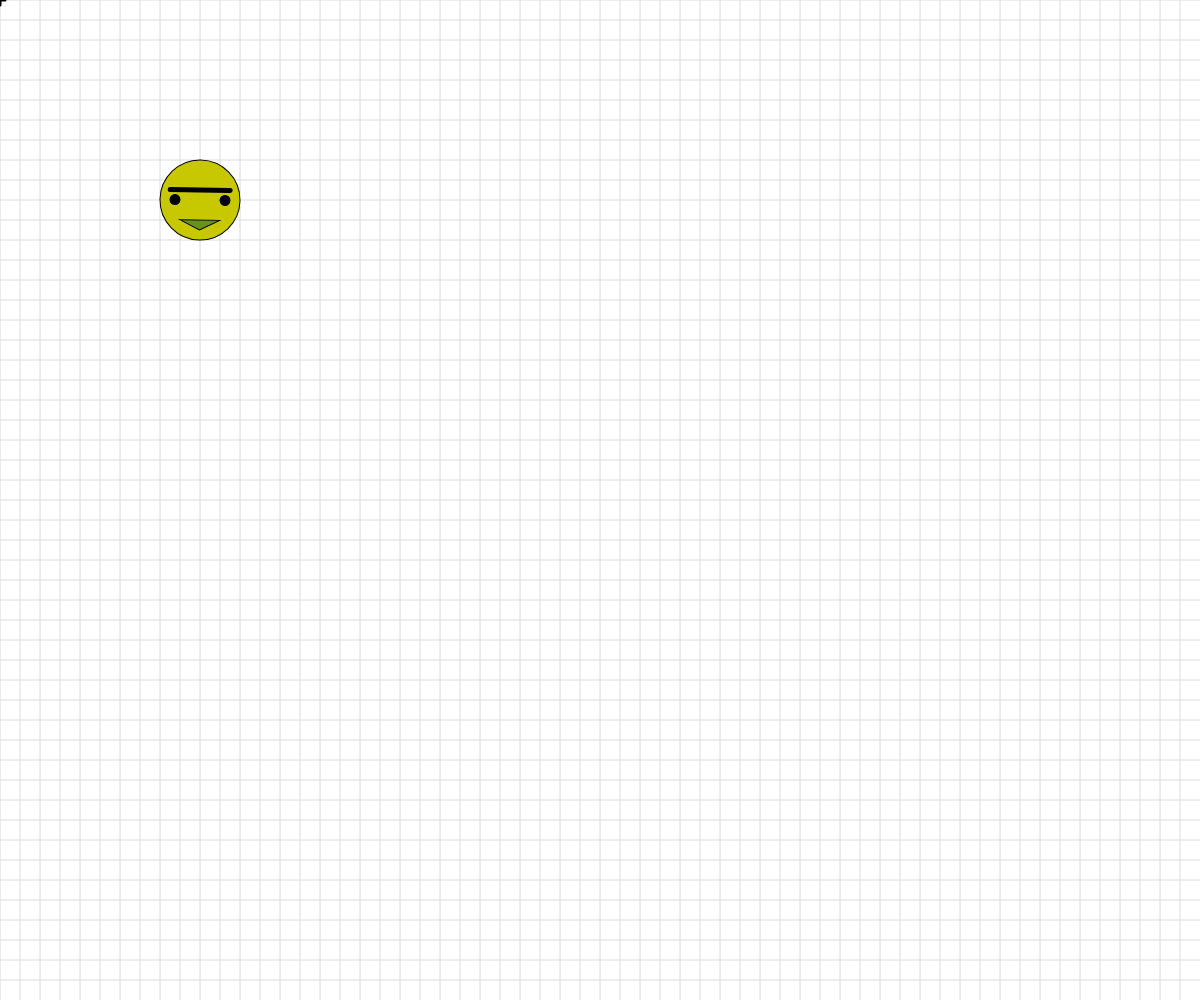
Frame 1 (no input)
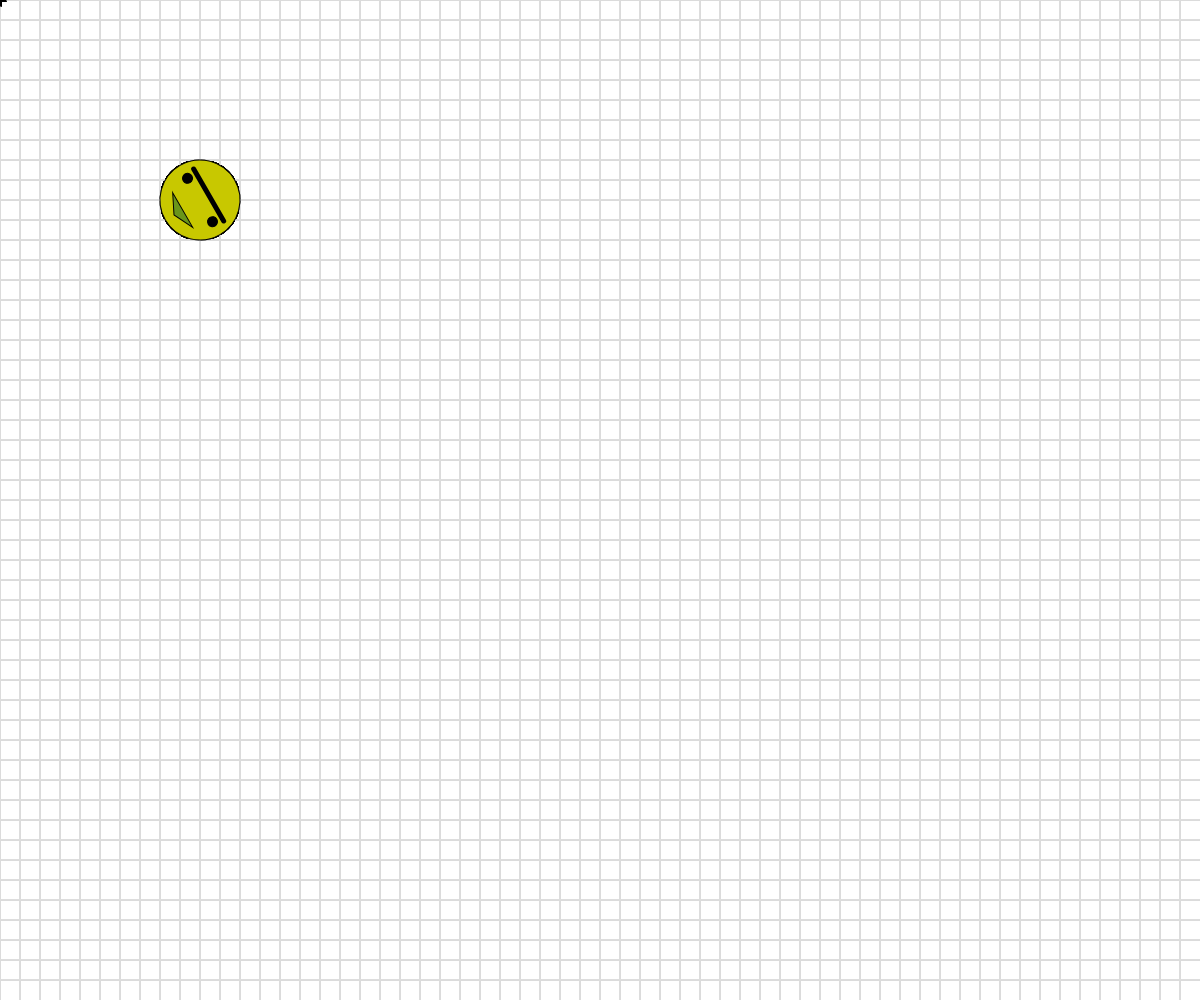
Frame 60 (no input)
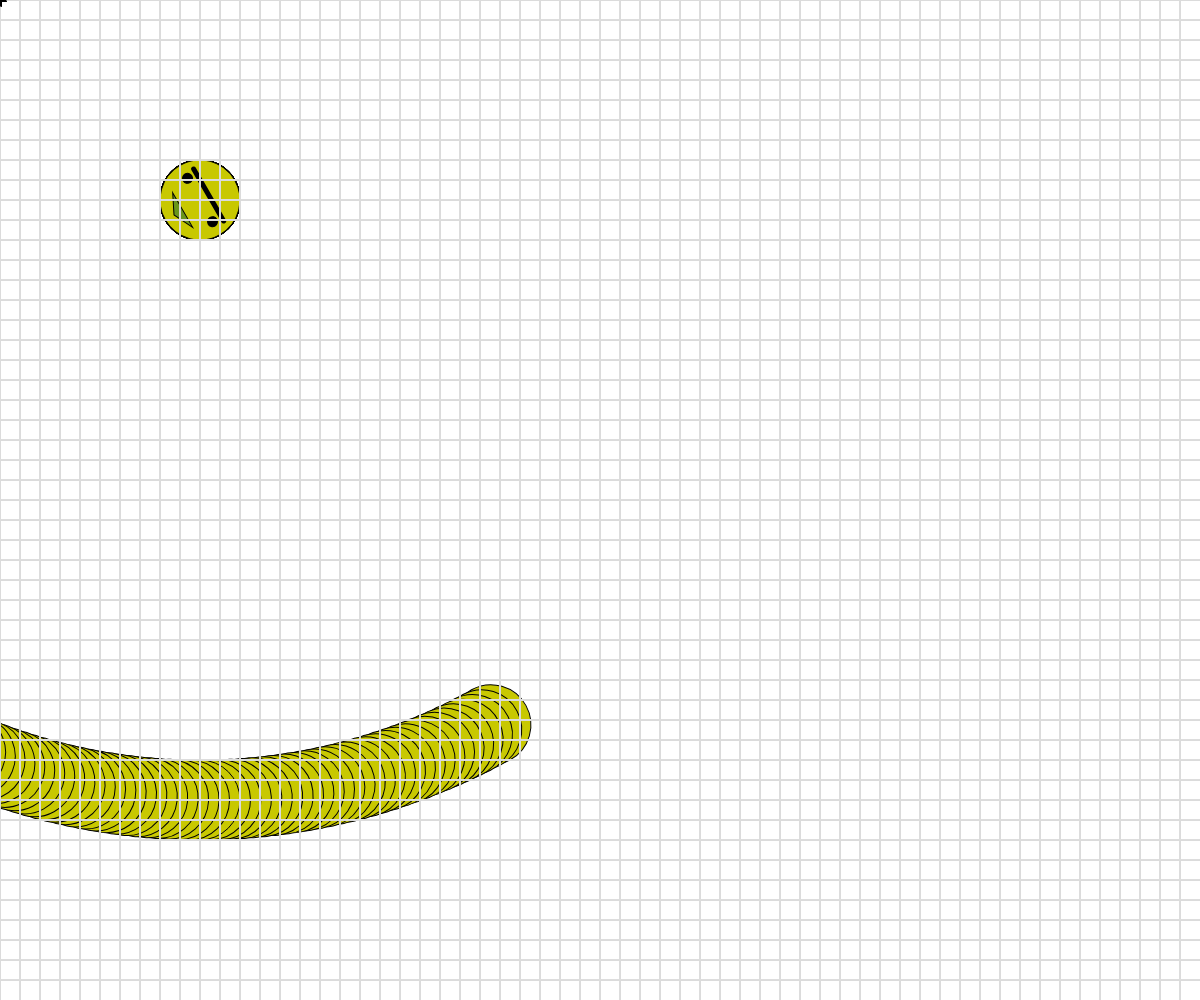
Frame 120 (the mouse pressed at the canvas centre since frame 60)

The p5.js sketch that drew these frames (run headless with seeded random() and noise() and a simulated clock; from frame 60 on, the mouse is pressed at the canvas centre):

// p5.js sketch
// ── sketch.js
// Basic Transformations Sandbox


let originalSpacing = 20;


function setup() {
  createCanvas(windowWidth, windowHeight);
}

function draw() {
  //ALL TRANSFORMS reset at the top of draw()
  // background(255);
  drawBasicGrid(220);
  

  //transformation one: TRANSLATION
  // push();
  // translate(200,150);  //x, y, (z)
  // drawBasicGrid(150);
  // rectangleRed(0,0);
  // pop();

  // //add push()  pop()
  // rectangleBlue(50,50); //regular?



  //transformation two: SCALE
  //scale works w.r.t ORIGIN
  //   can use negative scale to flip
  //   coordinate system
  //background(255);
  // let s = map(mouseX, 0, width, 0.1, 8);
  // translate(40,40);
  // scale(s);   // 0-1  reduction
  //               //  1  no change
  //               // >1  enlargement
  // // drawBasicGrid(150);
  // rectMode(CENTER);
  // rectangleRed(0,0);

  //transformation three: ROTATION
  //reminder: rotations are measured in radians, not degrees! Functions can help with the conversion...
  angleMode(DEGREES);
  translate(200,200);
  rotate(frameCount);
  // drawBasicGrid(150);

  face(mouseX,0);

  //Combinations of Transformations

  

}


function face(x, y) {
  //draw a face at x,y
  push();
  translate(x,y);
  ellipseMode(CENTER);
  fill(200,200,0);
  stroke(0);
  ellipse(0,0,80,80);
  fill(90, 140, 30, 220);
  triangle(-20, 20, 20, 20, 0, 30);
  fill(0);
  ellipse(-25,0,10,10);
  ellipse(25,0,10,10);
  strokeWeight(5);
  line(-30,-10,30,-10);
  strokeWeight(1);
  pop();

}

function rectangleRed(x, y) {
  //draw a red rectangle at x,y (sized 50 pixels square) - to visualize what happens to the coordinate system
  //when different basic transformations are applied.
  noStroke();
  fill(255, 0, 0, 150);
  rect(x, y, 50, 50);

}

function rectangleBlue(x, y) {
  //draw a red rectangle at x,y (sized 50 pixels square) - to visualize what happens to the coordinate system
  //when different basic transformations are applied.
  noStroke();
  fill(0, 0, 255, 150);
  rect(x, y, 50, 50);

}

function drawBasicGrid(shade) {
  //draw the normal cartesian Coordinate Grid, in a light color. Spaced at 20 px by default
  stroke(shade);
  for (let x = 0; x < width; x += 20) {
    line(x, 0, x, height);
  }
  for (let y = 0; y < height; y += 20) {
    line(0, y, width, y);
  }

  //Draw "X" at the origin
  strokeWeight(3);
  stroke(0);
  line(-5,0,5,0);
  line(0,5,0,-5);
  strokeWeight(1);
}
